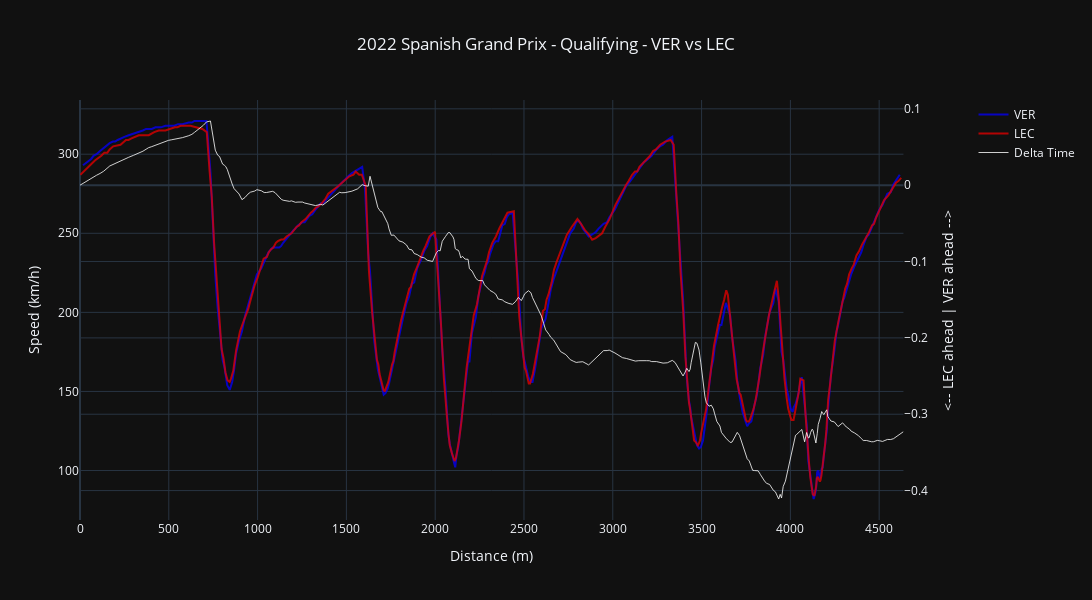

Notebook cell for this chart:
### Code cell
def plot_stacked_data():
    
    hovertemplate_speed = 'Speed: %{y} km/h'+'<br>Distance: %{x} meters'
    
    fig = make_subplots(specs=[[{"secondary_y": True}]])

    fig.add_trace(go.Scatter(x=car_data_1['Distance'], y=car_data_1['Speed'], name=driver_1, line_color=ff1.plotting.driver_color(driver_1), hovertemplate = hovertemplate_speed, opacity=0.8), secondary_y=False)
    fig.add_trace(go.Scatter(x=car_data_2['Distance'], y=car_data_2['Speed'], name=driver_2, line_color=ff1.plotting.driver_color(driver_2), hovertemplate = hovertemplate_speed, opacity=0.8), secondary_y=False)
    fig.add_trace(go.Scatter(x=ref_tel['Distance'], y=delta_time, line_color='white', name='Delta Time', hovertemplate = 'Delta Time: %{y:.3f} sec', opacity=0.8, line_width=1), secondary_y=True)

    fig.update_yaxes(title_text="Speed (km/h)", secondary_y=False)
    fig.update_yaxes(title_text=f"<-- {driver_2} ahead | {driver_1} ahead -->", secondary_y=True)
    fig.update_layout(width=1200, height=600, title_text=plot_title, xaxis_title='Distance (m)', title_x=0.5)
    
    return fig

plot_stacked_data()

### Figure 1 — Plotly figure (JSON) as saved in the notebook; plotly's stock layout.template omitted (floating-point values rounded to 4 significant figures; data arrays with more than 128 entries replaced by an {"elided": "..."} marker saying what was removed)
{"data": [{"hovertemplate": "Speed: %{y} km/h<br>Distance: %{x} meters", "line": {"color": "#0600ef"}, "name": "VER", "opacity": 0.8, "type": "scatter", "x": {"elided": "307 int values"}, "xaxis": "x", "y": {"elided": "307 int values"}, "yaxis": "y"}, {"hovertemplate": "Speed: %{y} km/h<br>Distance: %{x} meters", "line": {"color": "#dc0000"}, "name": "LEC", "opacity": 0.8, "type": "scatter", "x": {"elided": "306 int values"}, "xaxis": "x", "y": {"elided": "306 int values"}, "yaxis": "y"}, {"hovertemplate": "Delta Time: %{y:.3f} sec", "line": {"color": "white", "width": 1}, "name": "Delta Time", "opacity": 0.8, "type": "scatter", "x": {"elided": "309 float values"}, "xaxis": "x", "y": {"elided": "309 float values"}, "yaxis": "y2"}], "layout": {"height": 600, "title": {"text": "2022 Spanish Grand Prix - Qualifying - VER vs LEC", "x": 0.5}, "width": 1200, "xaxis": {"anchor": "y", "domain": [0, 0.94], "title": {"text": "Distance (m)"}}, "yaxis": {"anchor": "x", "domain": [0, 1], "title": {"text": "Speed (km/h)"}}, "yaxis2": {"anchor": "x", "overlaying": "y", "side": "right", "title": {"text": "<-- LEC ahead | VER ahead -->"}}}}
